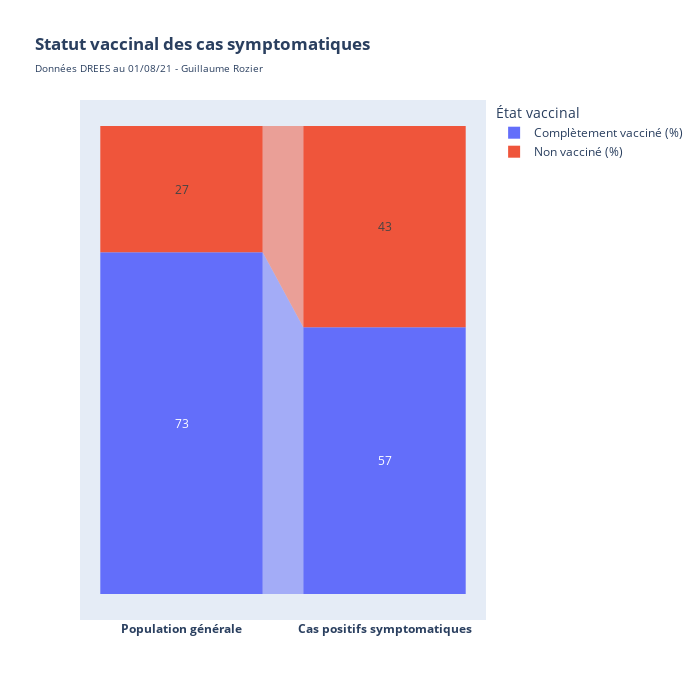

Notebook cell for this chart:
### Code cell
positif_vax = round((df_drees_completement_vaccines["nb_PCR+_sympt"].values[-1]/df_drees_ensemble["nb_PCR+_sympt"].values[-1])*100)
pop_vax = round((df_drees_completement_vaccines["effectif J-7"].values[-1]/df_drees_ensemble["effectif J-7"].values[-1])*100)

stages = ["<b>Population générale</b>", "<b>Cas positifs symptomatiques</b>"]
df_mtl = pd.DataFrame(dict(number=[pop_vax, positif_vax], stage=stages))
df_mtl['État vaccinal'] = 'Complètement vacciné (%)'

df_toronto = pd.DataFrame(dict(number=[100-pop_vax, 100-positif_vax], stage=stages))
df_toronto['État vaccinal'] = 'Non vacciné (%)'

df = pd.concat([df_mtl, df_toronto], axis=0)
fig = px.funnel(df, y='number', x='stage', color='État vaccinal', height=700, width=700, orientation="v", title="<b>Statut vaccinal des cas symptomatiques</b><br><span style='font-size: 10px;'>Données DREES au 01/08/21 - Guillaume Rozier</span>")
fig.show()

### Figure 1 — Plotly figure (JSON) as saved in the notebook; plotly's stock layout.template omitted (floating-point values rounded to 4 significant figures)
{"data": [{"hoverlabel": {"namelength": 0}, "hovertemplate": "État vaccinal=Complètement vacciné (%)<br>stage=%{x}<br>number=%{y}", "legendgroup": "Complètement vacciné (%)", "marker": {"color": "#636efa"}, "name": "Complètement vacciné (%)", "orientation": "v", "showlegend": true, "type": "funnel", "x": ["<b>Population générale</b>", "<b>Cas positifs symptomatiques</b>"], "xaxis": "x", "y": [73, 57], "yaxis": "y"}, {"hoverlabel": {"namelength": 0}, "hovertemplate": "État vaccinal=Non vacciné (%)<br>stage=%{x}<br>number=%{y}", "legendgroup": "Non vacciné (%)", "marker": {"color": "#EF553B"}, "name": "Non vacciné (%)", "orientation": "v", "showlegend": true, "type": "funnel", "x": ["<b>Population générale</b>", "<b>Cas positifs symptomatiques</b>"], "xaxis": "x", "y": [27, 43], "yaxis": "y"}], "layout": {"height": 700, "legend": {"title": {"text": "État vaccinal"}, "tracegroupgap": 0}, "title": {"text": "<b>Statut vaccinal des cas symptomatiques</b><br><span style='font-size: 10px;'>Données DREES au 01/08/21 - Guillaume Rozier</span>"}, "width": 700, "xaxis": {"anchor": "y", "domain": [0, 1]}, "yaxis": {"anchor": "x", "domain": [0, 1]}}}
